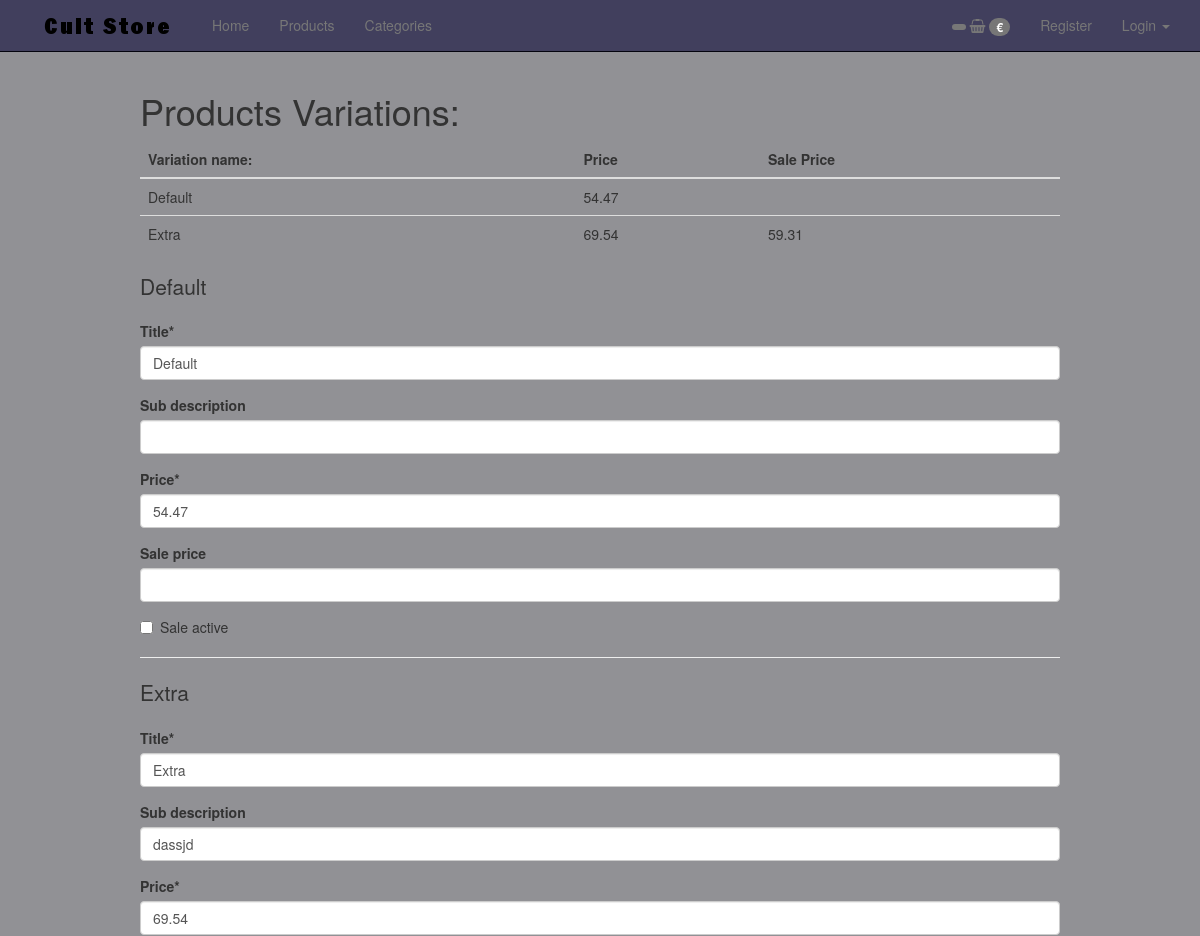
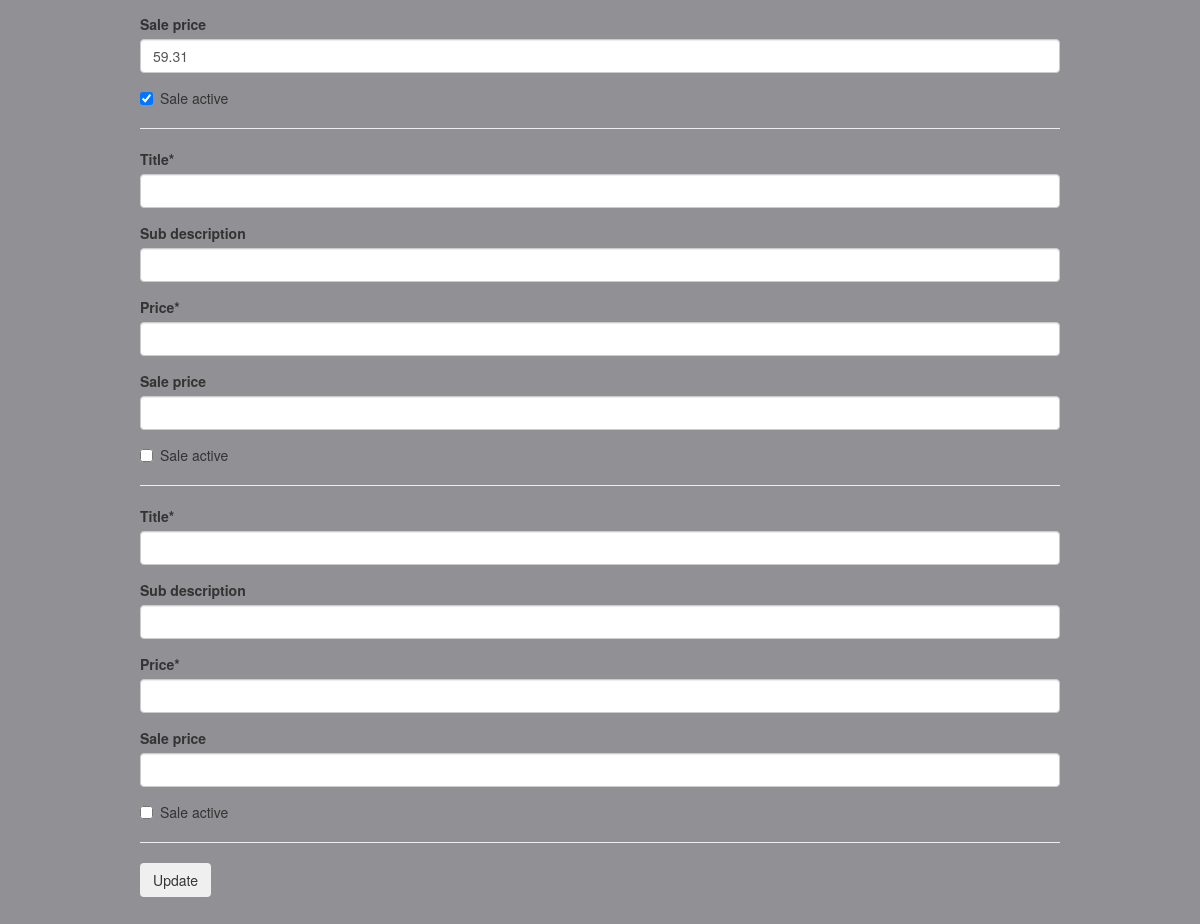
The app's page /products/2b30eb82-d615-4394-837c-c19f38012176/inventory/ with its own data (2 pictures, top to bottom).
### products/models.py (models this page shows, shortened)
class Variation(models.Model):
    product = models.ForeignKey(Product)
    title = models.CharField(max_length=120)
    sub_description = models.CharField(max_length=360, null=True, blank=True)
    price = models.DecimalField(max_digits=25, decimal_places=2)
    sale_price = models.DecimalField(max_digits=25, decimal_places=2,
                                     null=True, blank=True)
    sale_active = models.BooleanField(default=False)

### products/views.py (the view, shortened to what this page needs)
# urls.py: url(r'^(?P<id>[\w-]+)/inventory/$', VariationListView.as_view(), name='variation_detail'),
class VariationListView(ListView):
    model = Variation
    template_name = "products/variation_list.html"
    queryset = Variation.objects.all()
    def get_product_by_id(self, **kwargs):
        product_id = self.kwargs.get("id")
        product = get_object_or_404(Product, id=product_id)
        return product
    def get_context_data(self, *args, **kwargs):
        context = super(VariationListView, self).get_context_data(**kwargs)
        context["formset"] = VariationInventoryFormSet(queryset=self.get_queryset())
        return context
    def get_queryset(self, **kwargs):
        product = self.get_product_by_id()
        queryset = None
        if product:
            queryset = Variation.objects.filter(product=product)
        return queryset

### products/models.py (called while the page is built)
    def active(self):
        return self.filter(status="active")

    def get_queryset(self):
        return ProductQuerySet(self.model, using=self._db)

    def all(self, *args, **kwargs):
        return self.get_queryset().active()

### templates/products/variation_list.html (shortened to what this page needs)
{% extends 'base.html' %}
{% load crispy_forms_tags %}
{% block content %}
    <div class="col-sm-10 col-sm-offset-1">
        <h1>Products Variations:</h1>
        <table class="table">
            <thead>
            <tr>
                <th>Variation name:</th>
                <th>Price</th>
                <th>Sale Price</th>
            </tr>
            </thead>
            <tbody>
            {% for obj in object_list %}
                <tr>
                    <td>{{ obj.title }}</td>
                    <td>{{ obj.price }}</td>
                    <td>{% if obj.sale_price %}{{ obj.sale_price }}{% endif %}</td>
                </tr>
            {% endfor %}
            </tbody>
        </table>
        <form method="POST" action="">
            {% for form in formset %}
                <p class="lead">{{ form.instance.title }}</p>
                {{ form|crispy }}
                <hr />
            {% endfor %}
            <input type="submit" class="btn" value="Update">
        </form>
    </div>
{% endblock %}

### static_in_pro/our_static/css/navbar-static-top.css (style rules this page uses)
body { min-height: 1000px; background-color: #919195; }

### records on screen
Variation: title "Default", price "54.47", instance "Default"
Variation: title "Extra", price "69.54", sale_price "59.31", instance "Extra"
